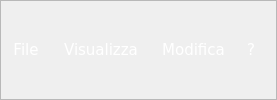
            <widget class="QFrame" name="frameTopBar">
             <property name="minimumSize">
              <size>
               <width>0</width>
               <height>40</height>
              </size>
             </property>
             <property name="styleSheet">
              <string notr="true">#frameTopBar{
background: #0064c8;
}
</string>
             </property>
             <property name="frameShape">
              <enum>QFrame::StyledPanel</enum>
             </property>
             <property name="frameShadow">
              <enum>QFrame::Raised</enum>
             </property>
             <layout class="QHBoxLayout" name="horizontalLayout_14">
              <property name="spacing">
               <number>0</number>
              </property>
              <property name="leftMargin">
               <number>0</number>
              </property>
              <property name="topMargin">
               <number>0</number>
              </property>
              <property name="rightMargin">
               <number>0</number>
              </property>
              <property name="bottomMargin">
               <number>0</number>
              </property>
              <item>
               <widget class="QPushButton" name="fileButton">
                <property name="minimumSize">
                 <size>
                  <width>50</width>
                  <height>40</height>
                 </size>
                </property>
                <property name="maximumSize">
                 <size>
                  <width>16777215</width>
                  <height>40</height>
                 </size>
                </property>
                <property name="font">
                 <font>
                  <family>Verdana</family>
                  <pointsize>11</pointsize>
                  <weight>50</weight>
                  <bold>false</bold>
                 </font>
                </property>
                <property name="styleSheet">
                 <string notr="true">#fileButton {
	border:none;
	color: #FFFFFF;
}

#fileButton:hover {
	background-color: #075299;
}

#fileButton:pressed {
	background-color: #075299;
}

#fileButton:menu-indicator{ image: none; }	/*KNOW BUG OF HIDING ARROW
See Diretta Manual merge on &amp;quot;C.A.R.T.E. v0.2.1a&amp;quot; at 2:12:00
*/</string>
                </property>
                <property name="text">
                 <string>File</string>
                </property>
               </widget>
              </item>
              <item>
               <widget class="QPushButton" name="visualizzaButton">
                <property name="minimumSize">
                 <size>
                  <width>100</width>
                  <height>40</height>
                 </size>
                </property>
                <property name="maximumSize">
                 <size>
                  <width>16777215</width>
                  <height>40</height>
                 </size>
                </property>
                <property name="font">
                 <font>
                  <family>Verdana</family>
                  <pointsize>11</pointsize>
                  <weight>50</weight>
                  <bold>false</bold>
                 </font>
                </property>
                <property name="styleSheet">
                 <string notr="true">#visualizzaButton {
	border: none;
	color: #FFFFFF;
}

#visualizzaButton:hover {
	background-color: #075299;
}

#visualizzaButton:pressed {
	background-color: #075299;
}</string>
                </property>
                <property name="text">
                 <string>Visualizza</string>
                </property>
               </widget>
              </item>
              <item>
               <widget class="QPushButton" name="modificaButton">
                <property name="minimumSize">
                 <size>
                  <width>85</width>
                  <height>40</height>
                 </size>
                </property>
                <property name="maximumSize">
                 <size>
                  <width>16777215</width>
                  <height>40</height>
                 </size>
                </property>
                <property name="font">
                 <font>
                  <family>Verdana</family>
                  <pointsize>11</pointsize>
                  <weight>50</weight>
                  <bold>false</bold>
                 </font>
                </property>
                <property name="styleSheet">
                 <string notr="true">#modificaButton {
	border: none;
	color: #FFFFFF;
}

#modificaButton:hover {
	background-color: #075299;
}

#modificaButton:pressed {
	background-color: #075299;
}</string>
                </property>
                <property name="text">
                 <string>Modifica</string>
                </property>
               </widget>
              </item>
              <item>
               <widget class="QPushButton" name="aboutButton">
                <property name="minimumSize">
                 <size>
                  <width>30</width>
                  <height>40</height>
                 </size>
                </property>
                <property name="maximumSize">
                 <size>
                  <width>16777215</width>
                  <height>40</height>
                 </size>
                </property>
                <property name="font">
                 <font>
                  <family>Verdana</family>
                  <pointsize>11</pointsize>
                  <weight>50</weight>
                  <bold>false</bold>
                 </font>
                </property>
                <property name="styleSheet">
                 <string notr="true">#aboutButton {
	border: none;
	color: #FFFFFF;
}

#aboutButton:hover {
	background-color: #075299;
}

#aboutButton:pressed {
	background-color: #075299;
}</string>
                </property>
                <property name="text">
                 <string>?</string>
                </property>
               </widget>
              </item>
              <item>
               <spacer name="horizontalSpacer_3">
                <property name="orientation">
                 <enum>Qt::Horizontal</enum>
                </property>
                <property name="sizeType">
                 <enum>QSizePolicy::Expanding</enum>
                </property>
                <property name="sizeHint" stdset="0">
                 <size>
                  <width>10</width>
                  <height>15</height>
                 </size>
                </property>
               </spacer>
              </item>
             </layout>
            </widget>
